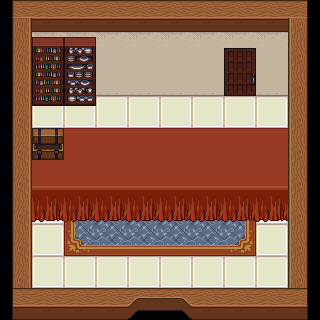

This game map was drawn from its Tiled (.tmx) file and the tilesets committed beside it. A one-line description and the full map source follow:
An orthogonal 10x10 tile map with 32x32 px tiles, 5 tile layers (Tile Layer 3, Tile Layer 1, Tile Layer 2, Tile Layer 4, ...), 46 tilesets.

<map version="1.0" orientation="orthogonal" renderorder="right-down" width="10" height="10" tilewidth="32" tileheight="32" nextobjectid="1">
 <tileset firstgid="1" name="watergrass" tilewidth="32" tileheight="32" tilecount="18" columns="3">
  <image source="LPC Base Assets/tiles/watergrass.png" width="96" height="192" />
 </tileset>
 <tileset firstgid="19" name="kitchen" tilewidth="32" tileheight="32" tilecount="8" columns="2">
  <image source="LPC Base Assets/tiles/kitchen.png" width="64" height="128" />
 </tileset>
 <tileset firstgid="27" name="lava" tilewidth="32" tileheight="32" tilecount="18" columns="3">
  <image source="LPC Base Assets/tiles/lava.png" width="96" height="192" />
 </tileset>
 <tileset firstgid="45" name="lavarock" tilewidth="32" tileheight="32" tilecount="18" columns="3">
  <image source="LPC Base Assets/tiles/lavarock.png" width="96" height="192" />
 </tileset>
 <tileset firstgid="63" name="mountains" tilewidth="32" tileheight="32" tilecount="108" columns="12">
  <image source="LPC Base Assets/tiles/mountains.png" width="384" height="288" />
 </tileset>
 <tileset firstgid="171" name="rock" tilewidth="32" tileheight="32" tilecount="2" columns="2">
  <image source="LPC Base Assets/tiles/rock.png" width="64" height="32" />
 </tileset>
 <tileset firstgid="173" name="signs" tilewidth="32" tileheight="32" tilecount="6" columns="3">
  <image source="LPC Base Assets/tiles/signs.png" width="96" height="64" />
 </tileset>
 <tileset firstgid="179" name="stairs" tilewidth="32" tileheight="32" tilecount="112" columns="8">
  <image source="LPC Base Assets/tiles/stairs.png" width="256" height="448" />
 </tileset>
 <tileset firstgid="291" name="treetop" tilewidth="32" tileheight="32" tilecount="42" columns="6">
  <image source="LPC Base Assets/tiles/treetop.png" width="192" height="224" />
 </tileset>
 <tileset firstgid="333" name="trunk" tilewidth="32" tileheight="32" tilecount="18" columns="6">
  <image source="LPC Base Assets/tiles/trunk.png" width="192" height="96" />
 </tileset>
 <tileset firstgid="351" name="victoria" tilewidth="32" tileheight="32" tilecount="55" columns="11">
  <image source="LPC Base Assets/tiles/victoria.png" width="352" height="160" />
 </tileset>
 <tileset firstgid="406" name="water" tilewidth="32" tileheight="32" tilecount="18" columns="3">
  <image source="LPC Base Assets/tiles/water.png" width="96" height="192" />
 </tileset>
 <tileset firstgid="424" name="waterfall" tilewidth="32" tileheight="32" tilecount="15" columns="3">
  <image source="LPC Base Assets/tiles/waterfall.png" width="96" height="160" />
 </tileset>
 <tileset firstgid="439" name="barrel" tilewidth="32" tileheight="32" tilecount="8" columns="4">
  <image source="LPC Base Assets/tiles/barrel.png" width="128" height="64" />
 </tileset>
 <tileset firstgid="447" name="brackish" tilewidth="32" tileheight="32" tilecount="18" columns="3">
  <image source="LPC Base Assets/tiles/brackish.png" width="96" height="192" />
 </tileset>
 <tileset firstgid="465" name="bridges" tilewidth="32" tileheight="32" tilecount="42" columns="6">
  <image source="LPC Base Assets/tiles/bridges.png" width="192" height="224" />
 </tileset>
 <tileset firstgid="507" name="buckets" tilewidth="32" tileheight="32" tilecount="6" columns="3">
  <image source="LPC Base Assets/tiles/buckets.png" width="96" height="64" />
 </tileset>
 <tileset firstgid="513" name="cabinets" tilewidth="32" tileheight="32" tilecount="78" columns="6">
  <image source="LPC Base Assets/tiles/cabinets.png" width="192" height="416" />
 </tileset>
 <tileset firstgid="591" name="castle_lightsources" tilewidth="32" tileheight="32" tilecount="20" columns="5">
  <image source="LPC Base Assets/tiles/castle_lightsources.png" width="160" height="128" />
 </tileset>
 <tileset firstgid="611" name="castle_outside" tilewidth="32" tileheight="32" tilecount="187" columns="17">
  <image source="LPC Base Assets/tiles/castle_outside.png" width="544" height="352" />
 </tileset>
 <tileset firstgid="798" name="castlefloors" tilewidth="32" tileheight="32" tilecount="100" columns="10">
  <image source="LPC Base Assets/tiles/castlefloors.png" width="320" height="320" />
 </tileset>
 <tileset firstgid="898" name="castlefloors_outside" tilewidth="32" tileheight="32" tilecount="20" columns="4">
  <image source="LPC Base Assets/tiles/castlefloors_outside.png" width="128" height="160" />
 </tileset>
 <tileset firstgid="918" name="castlewalls" tilewidth="32" tileheight="32" tilecount="180" columns="12">
  <image source="LPC Base Assets/tiles/castlewalls.png" width="384" height="480" />
 </tileset>
 <tileset firstgid="1098" name="cement" tilewidth="32" tileheight="32" tilecount="18" columns="3">
  <image source="LPC Base Assets/tiles/cement.png" width="96" height="192" />
 </tileset>
 <tileset firstgid="1116" name="cementstair" tilewidth="32" tileheight="32" tilecount="20" columns="5">
  <image source="LPC Base Assets/tiles/cementstair.png" width="160" height="128" />
 </tileset>
 <tileset firstgid="1136" name="chests" tilewidth="32" tileheight="32" tilecount="6" columns="2">
  <image source="LPC Base Assets/tiles/chests.png" width="64" height="96" />
 </tileset>
 <tileset firstgid="1142" name="country" tilewidth="32" tileheight="32" tilecount="20" columns="5">
  <image source="LPC Base Assets/tiles/country.png" width="160" height="128" />
 </tileset>
 <tileset firstgid="1162" name="cup" tilewidth="32" tileheight="32" tilecount="2" columns="1">
  <image source="LPC Base Assets/tiles/cup.png" width="32" height="64" />
 </tileset>
 <tileset firstgid="1164" name="dirt" tilewidth="32" tileheight="32" tilecount="18" columns="3">
  <image source="LPC Base Assets/tiles/dirt.png" width="96" height="192" />
 </tileset>
 <tileset firstgid="1182" name="dirt2" tilewidth="32" tileheight="32" tilecount="18" columns="3">
  <image source="LPC Base Assets/tiles/dirt2.png" width="96" height="192" />
 </tileset>
 <tileset firstgid="1200" name="dungeon" tilewidth="32" tileheight="32" tilecount="104" columns="13">
  <image source="LPC Base Assets/tiles/dungeon.png" width="416" height="256" />
 </tileset>
 <tileset firstgid="1304" name="grass" tilewidth="32" tileheight="32" tilecount="18" columns="3">
  <image source="LPC Base Assets/tiles/grass.png" width="96" height="192" />
 </tileset>
 <tileset firstgid="1322" name="grassalt" tilewidth="32" tileheight="32" tilecount="18" columns="3">
  <image source="LPC Base Assets/tiles/grassalt.png" width="96" height="192" />
 </tileset>
 <tileset firstgid="1340" name="hole" tilewidth="32" tileheight="32" tilecount="18" columns="3">
  <image source="LPC Base Assets/tiles/hole.png" width="96" height="192" />
 </tileset>
 <tileset firstgid="1358" name="holek" tilewidth="32" tileheight="32" tilecount="18" columns="3">
  <image source="LPC Base Assets/tiles/holek.png" width="96" height="192" />
 </tileset>
 <tileset firstgid="1376" name="holemid" tilewidth="32" tileheight="32" tilecount="18" columns="3">
  <image source="LPC Base Assets/tiles/holemid.png" width="96" height="192" />
 </tileset>
 <tileset firstgid="1394" name="house" tilewidth="32" tileheight="32" tilecount="63" columns="9">
  <image source="LPC Base Assets/tiles/house.png" width="288" height="224" />
 </tileset>
 <tileset firstgid="1457" name="inside" tilewidth="32" tileheight="32" tilecount="100" columns="10">
  <image source="LPC Base Assets/tiles/inside.png" width="320" height="320" />
 </tileset>
 <tileset firstgid="1557" name="terrain2" tilewidth="32" tileheight="32" tilecount="216" columns="12">
  <image source="terrain2.png" width="384" height="576" />
 </tileset>
 <tileset firstgid="1773" name="house_inside" tilewidth="32" tileheight="32" tilecount="224" columns="16">
  <image source="house_inside.png" width="512" height="448" />
 </tileset>
 <tileset firstgid="1997" name="signpost-outsidestuff" tilewidth="32" tileheight="32" tilecount="16" columns="4">
  <image source="signpost-outsidestuff.png" width="128" height="128" />
 </tileset>
 <tileset firstgid="2013" name="adobe" tilewidth="32" tileheight="32" tilecount="96" columns="8">
  <image source="adobe building set/adobe.png" width="256" height="384" />
 </tileset>
 <tileset firstgid="2109" name="arabic" tilewidth="32" tileheight="32" tilecount="96" columns="8">
  <image source="arabic set/arabic.png" width="256" height="384" />
 </tileset>
 <tileset firstgid="2205" name="LPC_Ancient_Greece_Architecture" tilewidth="32" tileheight="32" tilecount="400" columns="20">
  <image source="LPC_compatible_Ancient_Greek_Architecture/LPC_Ancient_Greece_Architecture.png" width="640" height="640" />
 </tileset>
 <tileset firstgid="2605" name="thatched-roof" tilewidth="32" tileheight="32" tilecount="256" columns="16">
  <image source="thatched-roof.png" width="512" height="512" />
 </tileset>
 <tileset firstgid="2861" name="cottage" tilewidth="32" tileheight="32" tilecount="256" columns="16">
  <image source="cottage.png" width="512" height="512" />
 </tileset>
 <layer name="Tile Layer 3" width="10" height="10">
  <data encoding="csv">
0,0,0,0,0,0,0,0,0,0,
0,0,0,0,0,0,0,0,0,0,
0,0,0,0,0,0,0,0,0,0,
0,2199,2199,2199,2199,2199,2199,2199,2199,0,
0,2199,2141,2142,2142,2142,2142,2143,2199,0,
0,2199,2149,2150,2150,2150,2150,2151,2199,0,
0,2199,2149,2150,2150,2150,2150,2151,2199,0,
0,2199,2157,2158,2158,2158,2158,2159,2199,0,
0,2199,2199,2199,2199,2199,2199,2199,2199,0,
0,0,0,0,0,0,0,0,0,0
</data>
 </layer>
 <layer name="Tile Layer 1" width="10" height="10">
  <data encoding="csv">
0,0,0,0,0,0,0,0,0,0,
0,2174,2174,2174,2174,2174,2174,2174,2174,0,
0,2190,2190,2190,2190,2190,2190,2190,2190,0,
0,0,0,0,0,0,0,0,0,0,
0,2173,2173,2173,2173,2173,2173,2173,2173,0,
0,2181,2181,2181,2181,2181,2181,2181,2181,0,
0,2189,2189,2189,2189,2189,2189,2189,2189,0,
0,0,0,0,0,0,0,0,0,0,
0,0,0,0,0,0,0,0,0,0,
0,0,0,0,0,0,0,0,0,0
</data>
 </layer>
 <layer name="Tile Layer 2" width="10" height="10">
  <data encoding="csv">
2170,2171,2171,2171,2171,2171,2171,2171,2171,2172,
2178,0,0,0,0,0,0,0,0,2180,
2178,0,0,0,0,0,0,0,0,2180,
2178,0,0,0,0,0,0,0,0,2180,
2178,0,0,0,0,0,0,0,0,2180,
2178,0,0,0,0,0,0,0,0,2180,
2178,0,0,0,0,0,0,0,0,2180,
2178,0,0,0,0,0,0,0,0,2180,
2178,0,0,0,0,0,0,0,0,2180,
2186,2171,2171,2171,2194,2196,2171,2171,2171,2188
</data>
 </layer>
 <layer name="Tile Layer 4" width="10" height="10">
  <data encoding="csv">
0,0,0,0,0,0,0,0,0,0,
0,0,0,0,0,0,0,1465,0,0,
0,0,0,0,0,0,0,1475,0,0,
0,0,0,0,0,0,0,0,0,0,
0,0,0,0,0,0,0,0,0,0,
0,0,0,0,0,0,0,0,0,0,
0,2197,2197,2197,2197,2197,2197,2197,2197,0,
0,0,0,0,0,0,0,0,0,0,
0,0,0,0,0,0,0,0,0,0,
0,0,0,0,0,0,0,0,0,0
</data>
 </layer>
 <layer name="Tile Layer 5" width="10" height="10">
  <data encoding="csv">
0,0,0,0,0,0,0,0,0,0,
0,514,516,0,0,0,0,0,0,0,
0,520,522,0,0,0,0,0,0,0,
0,526,528,0,0,0,0,0,0,0,
0,1138,0,0,0,0,0,0,0,0,
0,0,0,0,0,0,0,0,0,0,
0,0,0,0,0,0,0,0,0,0,
0,0,0,0,0,0,0,0,0,0,
0,0,0,0,0,0,0,0,0,0,
0,0,0,0,0,0,0,0,0,0
</data>
 </layer>
</map>
